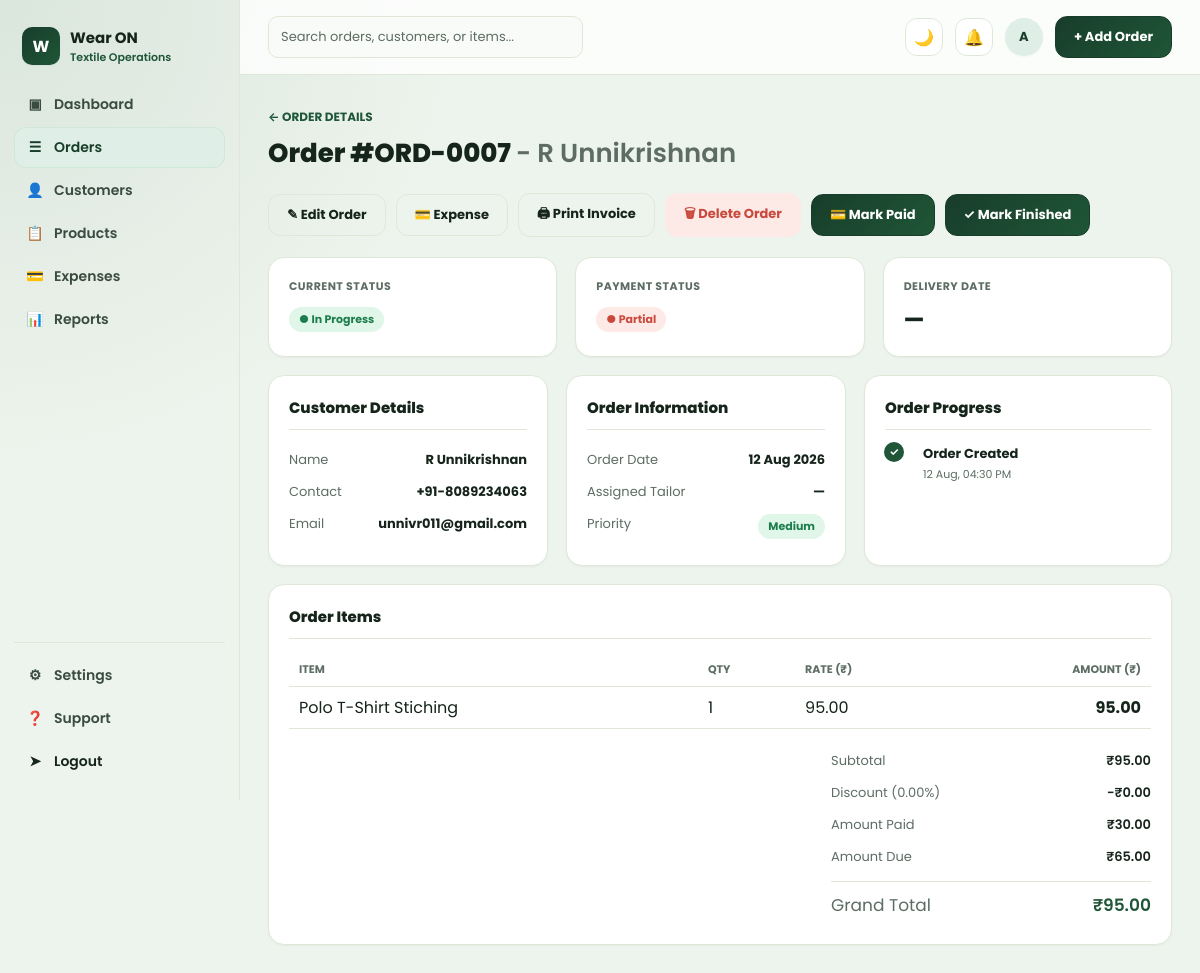
The page /orders/7/ (signed in) on the database its author committed.
### orders/models.py (models this page shows, shortened)
class Order(models.Model):
    STATUS_PENDING = "pending"
    STATUS_IN_PROGRESS = "in_progress"
    STATUS_FINISHED = "finished"
    STATUS_CANCELLED = "cancelled"
    STATUS_CHOICES = [
        (STATUS_PENDING, "Pending"),
        (STATUS_IN_PROGRESS, "In Progress"),
        (STATUS_FINISHED, "Finished"),
        (STATUS_CANCELLED, "Cancelled"),
    ]
    PRIORITY_LOW = "low"
    PRIORITY_MEDIUM = "medium"
    PRIORITY_HIGH = "high"
    PRIORITY_CHOICES = [
        (PRIORITY_LOW, "Low"),
        (PRIORITY_MEDIUM, "Medium"),
        (PRIORITY_HIGH, "High"),
    ]
    PAYMENT_METHOD_BANK = "bank_transfer"
    PAYMENT_METHOD_CHECK = "check"
    PAYMENT_METHOD_CARD = "card"
    PAYMENT_METHOD_ONLINE = "online_payment"
    PAYMENT_METHOD_OTHER = "other"
    PAYMENT_METHOD_CHOICES = [
        ("", "Select payment method"),
        (PAYMENT_METHOD_BANK, "Bank Transfer"),
        (PAYMENT_METHOD_CHECK, "Check"),
        (PAYMENT_METHOD_CARD, "Card"),
        (PAYMENT_METHOD_ONLINE, "Online Payment"),
        (PAYMENT_METHOD_OTHER, "Other"),
    ]
    order_number = models.CharField(max_length=20, unique=True, editable=False)
    customer = models.ForeignKey(Customer, on_delete=models.CASCADE, related_name="orders")
    status = models.CharField(max_length=20, choices=STATUS_CHOICES, default=STATUS_IN_PROGRESS)
    is_paid = models.BooleanField(default=False)
    order_date = models.DateField(default=timezone.localdate)
    expected_delivery_date = models.DateField(null=True, blank=True)
    reference_number = models.CharField("Reference / PO Number", max_length=50, blank=True)
    shipping_address = models.TextField(blank=True, help_text="Leave blank to use customer address")
    assigned_tailor = models.CharField(max_length=100, blank=True)
    priority = models.CharField(max_length=10, choices=PRIORITY_CHOICES, default=PRIORITY_MEDIUM)
    discount_percent = models.DecimalField(max_digits=5, decimal_places=2, default=0)
    amount_paid = models.DecimalField(max_digits=10, decimal_places=2, default=Decimal("0.00"))
    payment_method = models.CharField(
        max_length=30,
        choices=PAYMENT_METHOD_CHOICES,
        blank=True,
        default="",
    )
    payment_method_details = models.CharField(max_length=255, blank=True)
    customer_notes = models.TextField(blank=True)
    created_at = models.DateTimeField(auto_now_add=True)
    updated_at = models.DateTimeField(auto_now=True)
    class Meta:
        ordering = ["-created_at"]
    @property
    def subtotal(self):
        total = sum((item.subtotal for item in self.items.all()), Decimal("0"))
        return total.quantize(Decimal("0.01"))
    @property
    def discount_amount(self):
        return (self.subtotal * self.discount_percent / Decimal("100")).quantize(Decimal("0.01"))
    @property
    def grand_total(self):
        return self.subtotal - self.discount_amount
    @property
    def amount_due(self):
        due = self.grand_total - self.amount_paid
        if due <= Decimal("0"):
            return Decimal("0.00")
        return due.quantize(Decimal("0.01"))
    @property
    def payment_status_label(self):
        if self.amount_paid >= self.grand_total and self.grand_total > Decimal("0"):
            return "Paid"
        if self.amount_paid > Decimal("0"):
            return "Partial"
        return "Unpaid"

class Customer(models.Model):
    name = models.CharField(max_length=150)
    company_name = models.CharField(max_length=150, blank=True)
    email = models.EmailField(blank=True)
    phone = models.CharField(max_length=20, blank=True)
    address = models.TextField(blank=True)
    created_at = models.DateTimeField(auto_now_add=True)
    class Meta:
        ordering = ["name"]

class OrderItem(models.Model):
    order = models.ForeignKey(Order, on_delete=models.CASCADE, related_name="items")
    fabric = models.ForeignKey(
        Fabric, on_delete=models.SET_NULL, related_name="order_items", null=True, blank=True
    )
    item_name = models.CharField(max_length=150)
    description = models.CharField(max_length=255, blank=True)
    quantity = models.DecimalField(max_digits=10, decimal_places=2, default=1)
    unit_price = models.DecimalField("Rate", max_digits=10, decimal_places=2, default=0)
    @property
    def subtotal(self):
        return self.quantity * self.unit_price

class OrderProgress(models.Model):
    order = models.ForeignKey(Order, on_delete=models.CASCADE, related_name="progress_steps")
    title = models.CharField(max_length=100)
    note = models.CharField(max_length=255, blank=True)
    created_at = models.DateTimeField(auto_now_add=True)
    class Meta:
        ordering = ["created_at"]
        verbose_name_plural = "Order progress steps"

### orders/views.py (the view)
# urls.py: path("orders/<int:pk>/", views.order_detail, name="order-detail"),
@login_required
def order_detail(request, pk):
    order = get_object_or_404(
        Order.objects.select_related("customer").prefetch_related("items", "progress_steps"),
        pk=pk,
    )
    return render(request, "orders/order_detail.html", {"order": order})

### orders/templates/orders/order_detail.html (shortened to what this page needs)
{% extends "base.html" %}
{% load humanize %}
{% block content %}
<a href="{% url 'order-list' %}" class="back-link">&larr; ORDER DETAILS</a>
<div class="page-head-row">
  <div>
    <h1 class="page-title">Order #{{ order.order_number }} <span class="text-muted" style="font-weight:600;">- {{ order.customer.name }}</span></h1>
  </div>
  <div class="actions-row">
    <a href="{% url 'order-edit' order.pk %}" class="btn btn-outline">&#9998; Edit Order</a>
    <a href="{% url 'order-expenses' order.pk %}" class="btn btn-outline">&#128179; Expense</a>
    <a href="{% url 'order-invoice' order.pk %}" class="btn btn-outline">&#128424; Print Invoice</a>
    <form method="post" action="{% url 'order-delete' order.pk %}" onsubmit="return confirm('Delete this order? This action cannot be undone.');">
      <button type="submit" class="btn btn-danger">&#128465; Delete Order</button>
    </form>
    {% if order.is_paid %}
    <form method="post" action="{% url 'order-mark-unpaid' order.pk %}">
      {% csrf_token %}
      <input type="hidden" name="next" value="{% url 'order-detail' order.pk %}">
      <button type="submit" class="btn btn-outline">&#128179; Mark Unpaid</button>
    </form>
    {% else %}
    <form method="post" action="{% url 'order-mark-paid' order.pk %}">
      <button type="submit" class="btn btn-primary">&#128179; Mark Paid</button>
    </form>
    {% endif %}
    {% if order.status != "finished" %}
    <form method="post" action="{% url 'order-mark-finished' order.pk %}">
      <button type="submit" class="btn btn-primary">&#10003; Mark Finished</button>
    </form>
    {% else %}
    <form method="post" action="{% url 'order-mark-unfinished' order.pk %}">
      {% csrf_token %}
      <button type="submit" class="btn btn-outline">&#8634; Undo Complete</button>
    </form>
    {% endif %}
  </div>
</div>
<div class="detail-grid" style="grid-template-columns: repeat(3, 1fr);">
  <div class="card info-card">
    <div class="stat-label">Current Status</div>
    <div style="margin-top:10px;"><span class="pill pill-{{ order.status }}">&#9679; {{ order.get_status_display }}</span></div>
  </div>
  <div class="card info-card">
    <div class="stat-label">Payment Status</div>
    <div style="margin-top:10px;"><span class="pill pill-{{ order.is_paid|yesno:"paid,unpaid" }}">&#9679; {{ order.payment_status_label }}</span></div>
  </div>
  <div class="card info-card">
    <div class="stat-label">Delivery Date</div>
    <div class="stat-value" style="font-size:22px; margin-top:8px;">{{ order.expected_delivery_date|date:"d M Y"|default:"—" }}</div>
  </div>
</div>
<div class="detail-grid thirds">
  <div class="card info-card">
    <h3>Customer Details</h3>
    <div class="info-row"><span class="k">Name</span><span class="v">{{ order.customer.name }}</span></div>
    <div class="info-row"><span class="k">Contact</span><span class="v">{{ order.customer.phone|default:"—" }}</span></div>
    <div class="info-row"><span class="k">Email</span><span class="v">{{ order.customer.email|default:"—" }}</span></div>
  </div>
  <div class="card info-card">
    <h3>Order Information</h3>
    <div class="info-row"><span class="k">Order Date</span><span class="v">{{ order.order_date|date:"d M Y" }}</span></div>
    <div class="info-row"><span class="k">Assigned Tailor</span><span class="v">{{ order.assigned_tailor|default:"—" }}</span></div>
    <div class="info-row"><span class="k">Priority</span><span class="v"><span class="pill pill-{{ order.priority }}">{{ order.get_priority_display }}</span></span></div>
  </div>
  <div class="card info-card">
    <h3>Order Progress</h3>
    <ul class="timeline">
      {% for step in order.progress_steps.all %}
      <li>
        <span class="dot-check">&#10003;</span>
        <div class="t-title">{{ step.title }}</div>
        <div class="t-time">{{ step.created_at|date:"d M, h:i A" }}</div>
      </li>
      {% empty %}
      <li><div class="t-title text-muted">No progress recorded yet.</div></li>
      {% endfor %}
    </ul>
  </div>
</div>
<div class="card info-card">
  <h3>Order Items</h3>
  <table class="items-table">
    <thead>
      <tr>
        <th>Item</th>
        <th>Qty</th>
        <th>Rate (&#8377;)</th>
        <th style="text-align:right;">Amount (&#8377;)</th>
      </tr>
    </thead>
    <tbody>
      {% for item in order.items.all %}
      <tr>
        <td>
          {{ item.item_name }}
        </td>
        <td>{{ item.quantity|floatformat:0 }}</td>
        <td>{{ item.unit_price|floatformat:2 }}</td>
        <td class="amount-cell">{{ item.subtotal|floatformat:2 }}</td>
      </tr>
      {% empty %}
      <tr><td colspan="4" class="text-muted">No items added.</td></tr>
      {% endfor %}
    </tbody>
  </table>
  <div class="totals-box">
    <div class="kv-row"><span class="k">Subtotal</span><span class="v">&#8377;{{ order.subtotal|intcomma }}</span></div>
    <div class="kv-row"><span class="k">Discount ({{ order.discount_percent }}%)</span><span class="v">-&#8377;{{ order.discount_amount|intcomma }}</span></div>
    <div class="kv-row"><span class="k">Amount Paid</span><span class="v">&#8377;{{ order.amount_paid|intcomma }}</span></div>
    <div class="kv-row"><span class="k">Amount Due</span><span class="v">&#8377;{{ order.amount_due|intcomma }}</span></div>
    <div class="kv-row grand"><span class="k">Grand Total</span><span class="v">&#8377;{{ order.grand_total|intcomma }}</span></div>
  </div>
</div>
{% endblock %}

### templates/base.html (shortened to what this page needs)
{% load static %}<!DOCTYPE html>
<html lang="en">
<head>
  <link rel="stylesheet" href="{% static 'css/style.css' %}">
</head>
<body>
  <div class="app">
    <aside class="sidebar">
      <div class="brand">
        <div class="brand-mark">W</div>
        <div>
          <div class="brand-name">Wear ON</div>
          <div class="brand-sub">Textile Operations</div>
        </div>
      </div>
      <ul class="nav">
        <li><a href="{% url 'dashboard' %}" class="{% if request.resolver_match.url_name == 'dashboard' %}active{% endif %}"><span class="icon">&#9635;</span> Dashboard</a></li>
        <li><a href="{% url 'order-list' %}" class="{% if request.resolver_match.url_name in 'order-list,order-detail,order-create,order-edit' %}active{% endif %}"><span class="icon">&#9776;</span> Orders</a></li>
        <li><a href="{% url 'customer-list' %}" class="{% if request.resolver_match.url_name in 'customer-list,customer-detail' %}active{% endif %}"><span class="icon">&#128100;</span> Customers</a></li>
        <li><a href="{% url 'product-list' %}" class="{% if request.resolver_match.url_name == 'product-list' %}active{% endif %}"><span class="icon">&#128203;</span> Products</a></li>
        <li><a href="{% url 'expense-list' %}" class="{% if request.resolver_match.url_name in 'expense-list,order-expenses' %}active{% endif %}"><span class="icon">&#128179;</span> Expenses</a></li>
        <li><a href="{% url 'reports' %}" class="{% if request.resolver_match.url_name == 'reports' %}active{% endif %}"><span class="icon">&#128202;</span> Reports</a></li>
      </ul>
      <div class="sidebar-footer">
        <ul class="nav">
          <li><a href="{% url 'settings' %}"><span class="icon">&#9881;</span> Settings</a></li>
          <li><a href="{% url 'support' %}"><span class="icon">&#10067;</span> Support</a></li>
          {% if user.is_authenticated %}
          <li>
            <form method="post" action="{% url 'logout' %}">
              <button type="submit" class="nav a" style="width:100%; text-align:left; background:none; border:none; cursor:pointer; display:flex; align-items:center; gap:10px; padding:10px 12px; border-radius:10px; font-size:14px; font-weight:600; color:var(--green-900);">
                <span class="icon">&#10148;</span> Logout
              </button>
            </form>
          </li>
          {% endif %}
        </ul>
      </div>
    </aside>
    <div class="main">
      <div class="topbar">
        <input class="search-box" type="text" placeholder="Search orders, customers, or items...">
        <div class="topbar-actions">
          <button type="button" class="icon-btn" data-theme-toggle aria-label="Toggle dark mode" title="Toggle dark mode">☀️</button>
          <div class="icon-btn" aria-label="Notifications" title="Notifications">&#128276;</div>
          <div class="avatar">{{ user.username|default:"?"|first|upper }}</div>
          <a href="{% url 'order-create' %}" class="btn btn-primary">+ Add Order</a>
        </div>
      </div>
      <div class="content">
        {% block content %}{% endblock %}
      </div>
    </div>
  </div>
</body>
</html>

### rows shown on the page
Order: order_number "ORD-0007", customer.name "R Unnikrishnan", status "In Progress", payment_status_label "Partial", expected_delivery_date "—", customer.phone "+91-8089234063", customer.email "unnivr011@gmail.com", order_date "12 Aug 2026", assigned_tailor "—", priority "Medium", subtotal "95.00", discount_percent "0.00", discount_amount "0.00", amount_paid "30.00", amount_due "65.00", grand_total "95.00"
OrderProgress: title "Order Created", created_at "12 Aug, 04:30 PM"
OrderItem: item_name "Polo T-Shirt Stiching", quantity "1", unit_price "95.00", subtotal "95.00"

### other values the page prints
{{ user.username|default:"?"|first|upper }} "A"
